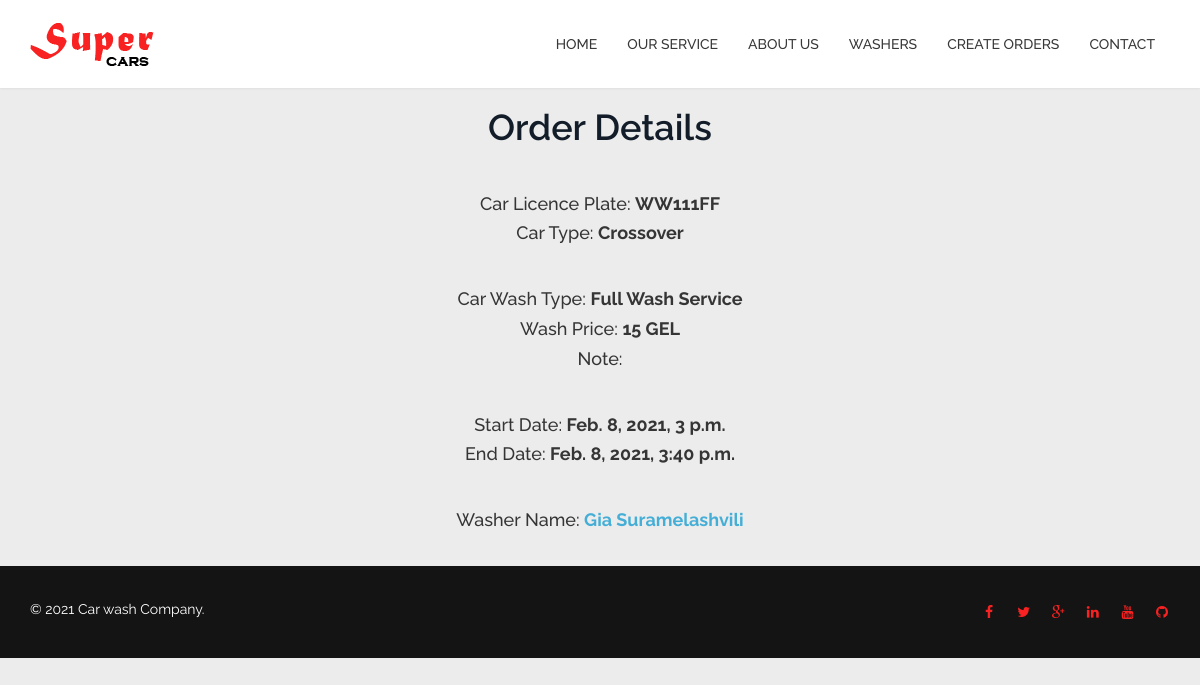
The app's page /15/order/ with its own data.
### serviceapp/models.py (models this page shows, shortened)
class Order(models.Model):
    car = models.ForeignKey(
        to='serviceapp.Car',
        on_delete=models.CASCADE,
        related_name='order')
    booth = models.ForeignKey(to='serviceapp.Booth', on_delete=models.PROTECT, related_name='order')
    start_date = models.DateTimeField(verbose_name=_('Scheduled time'))
    end_date = models.DateTimeField(verbose_name=_('End time'), null=True, blank=True)
    wash_type = models.ForeignKey(
        to='serviceapp.WashType',
        related_name='orders',
        on_delete=models.PROTECT,
    )
    note = models.TextField(null=True, blank=True, verbose_name=_('Note'))
    coupon = models.ForeignKey(
        to='serviceapp.Coupon', related_name='orders',
        on_delete=models.PROTECT,
        null=True, blank=True,
    )
    employee = models.ForeignKey(
        to='user.User',
        on_delete=models.SET_NULL,
        null=True,
        related_name='order')
    price = models.IntegerField()
    created_date = models.DateTimeField(auto_now_add=True)
    class Meta:
        verbose_name = _('Order')
        verbose_name_plural = _('Orders')

class Car(models.Model):
    licence_plate = models.CharField(max_length=20)
    car_type = models.ForeignKey(
        to='serviceapp.CarType',
        on_delete=models.SET_NULL,
        null=True,
        related_name='cars')
    class Meta:
        verbose_name = _('Car')
        verbose_name_plural = _('Cars')

class CarType(models.Model):
    name = models.CharField(max_length=45, verbose_name=_('Car Type'), unique=True)
    price = models.DecimalField(max_digits=4, decimal_places=2)
    def __str__(self):
        return self.name
    class Meta:
        db_table = 'car_type'

class WashType(models.Model):
    name = models.CharField(max_length=45, verbose_name=_('Car Type'), unique=True)
    percentage = models.IntegerField(verbose_name=_("Percentage of base price"), default=100)
    def __str__(self):
        return self.name

### user/models.py (models this page shows, shortened)
class User(AbstractUser):
    username = None
    email = models.EmailField(_('email address'), unique=True)
    birthdate = models.DateField(verbose_name=_('Birth Date'), )
    image = models.ImageField(verbose_name=_("Image"), upload_to='profiles')
    salary = models.DecimalField(max_digits=8, decimal_places=2, verbose_name=_('Salary'), help_text='in Lari')
    share = models.DecimalField(max_digits=8, decimal_places=2, verbose_name=_('Share per wash'), help_text='%')
    phone_number = models.CharField(max_length=50, verbose_name=_('Phone Number'))
    hire_date = models.DateField()
    status = models.PositiveSmallIntegerField(choices=Status.choices)
    objects = UserManager()
    USERNAME_FIELD = 'email'
    REQUIRED_FIELDS = []
    def __str__(self):
        return self.get_full_name()
    class Meta:
        verbose_name = _('Employee')
        verbose_name_plural = _('Employees')

### serviceapp/views.py (the view)
# urls.py: path('<int:pk>/order/', order_detail, name='order_detail')
def order_detail(request: WSGIRequest, pk: int) -> HttpResponse:
    order = get_object_or_404(Order, pk=pk)
    return render(request, template_name='pages/order_details.html', context={
        'order': order
    })

### templates/pages/order_details.html (shortened to what this page needs)
{% extends 'layout.html' %}
{% load static %}
{% block content %}
    <div class="container">
        <h1 class="section-title text-center wow fadeInDown">Order Details</h1>
        <br>
        <p class="h4 text-center">Car Licence Plate: <b>{{ order.car.licence_plate }}</b></p>
        <p class="h4 text-center">Car Type: <b>{{ order.car.car_type }}</b></p>
        <br>
        <p class="h4 text-center">Car Wash Type: <b>{{ order.wash_type }}</b></p>
        <p class="h4 text-center">Wash Price: <b>{{ order.price }} GEL</b></p>
        <p class="h4 text-center">Note: <b>{{ order.note }} </b></p>
        <br>
        <p class="h4 text-center">Start Date: <b>{{ order.start_date }} </b></p>
        <p class="h4 text-center">End Date: <b>{{ order.end_date|default:'Not Finished.' }} </b></p>
        <br>
        <p class="h4 text-center">Washer Name: <a
                href="{% url 'wash:washer_detail' order.employee.id %}"><b>{{ order.employee }} </b></a></p>
        <br>
    </div>
{% endblock %}

### car_wash/static/serviceapp/css/forms.css (style rules this page uses)
h1, h2, h3, h4, h5, h6 { margin: 0px; }
.container { max-width: 1200px; }

### car_wash/static/serviceapp/css/styles.css (style rules this page uses)
body { padding-top: 88px; font-family: 'Raleway', sans-serif; font-weight: 400; color: #353535; line-height: 26px; background: #ececec; }
h1, h2, h3, h4, h5, h6 { font-weight: 600; font-family: 'Raleway', sans-serif; color: #121D29; }
a { color: #45aed6; -webkit-transition: color 400ms, background-color 400ms; -moz-transition: color 400ms, background-color 400ms; -o-transition: color 400ms, background-color 400ms; transition: color 400ms, background-color 400ms; }
p { font-size: 15px; }

### records on screen
Order: car.licence_plate "WW111FF", car.car_type "Crossover", wash_type "Full Wash Service", price "15", start_date "Feb. 8, 2021, 3 p.m.", end_date "Feb. 8, 2021, 3:40 p.m.", employee "Gia Suramelashvili"
